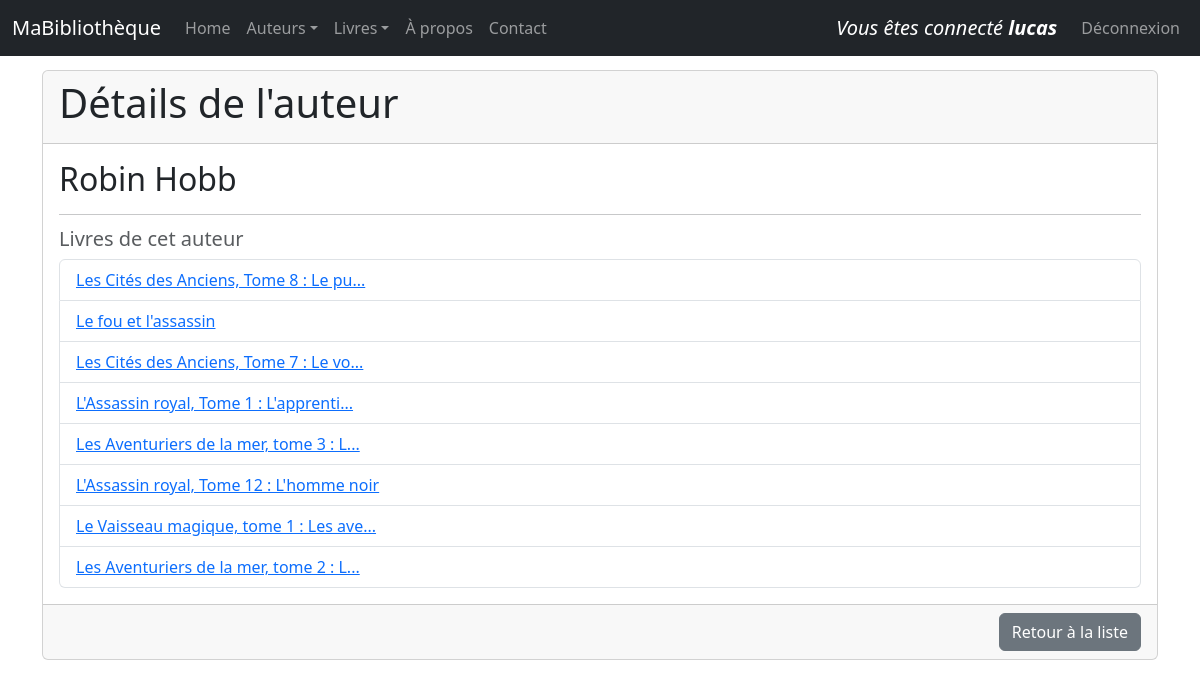
The app's page /auteurs/4/view/ (signed in) with its own data.
### monApp/models.py (models this page shows, shortened)
class User(db.Model, UserMixin):
    Login = db.Column (db.String(50), primary_key=True)
    Password = db.Column (db.String(64))
    from .app import login_manager
    @login_manager.user_loader
    def load_user(username):
        return User.query.get(username)

class Auteur(db.Model):
    idA = db.Column( db.Integer, primary_key=True )
    Nom = db.Column( db.String(100) )

class Livre(db.Model):
    idL = db.Column( db.Integer, primary_key=True )
    Prix = db.Column( db.Float )
    Titre = db.Column( db.String(255) )
    Url = db.Column( db.String(255) )
    Img = db.Column( db.String(255) )
    auteur_id = db.Column (db.Integer , db.ForeignKey ("auteur.idA") )
    auteur = db.relationship ("Auteur", backref =db.backref ("livres", lazy="dynamic") )

### monApp/views.py (the view)
@app.route('/auteurs/<idA>/view/')
def viewAuteur(idA):
    unAuteur = Auteur.query.get(idA)
    unForm = FormAuteur (idA=unAuteur.idA , Nom=unAuteur.Nom)
    return render_template("auteur_view.html",selectedAuteur=unAuteur, viewForm=unForm)

### monApp/templates/auteur_view.html
{% extends "base.html" %}
{% block main %}
<div class="card">
    <div class="card-header">
        <h1>Détails de l'auteur</h1>
    </div>
    <div class="card-body">
        <h2 class="card-title">{{ selectedAuteur.Nom }}</h2>
        <hr>
        <h5 class="card-subtitle mb-2 text-muted">Livres de cet auteur</h5>
        {% if selectedAuteur.livres.count() > 0 %}
            <ul class="list-group">
                {% for livre in selectedAuteur.livres %}
                    <li class="list-group-item">
                        <a href="{{ url_for('viewLivre', idL=livre.idL) }}">{{ livre.Titre }}</a>
                    </li>
                {% endfor %}
            </ul>
        {% else %}
            <p>Aucun livre n'est associé à cet auteur pour le moment.</p>
        {% endif %}
    </div>
    <div class="card-footer text-end">
        <a href="{{ url_for('getAuteurs') }}" class="btn btn-secondary">Retour à la liste</a>
    </div>
</div>
{% endblock %}

### monApp/templates/base.html (shortened to what this page needs)
<html>
<head>
    <link rel="stylesheet" href="{{ url_for('static', filename='css/style.css') }}">
    <link href="https://cdn.jsdelivr.net/npm/bootstrap@5.3.0/dist/css/bootstrap.min.css" rel="stylesheet">
</head>
<body>
    {% block navbar %}
    <nav class="navbar navbar-expand-md navbar-dark bg-dark fixed-top">
        <div class="container-fluid">
            <a class="navbar-brand">MaBibliothèque</a>
            <div class="collapse navbar-collapse" id="mainNavbar">
                <ul class="navbar-nav me-auto mb-2 mb-md-0">
                    <li class="nav-item">
                        <a class="nav-link" href="{{ url_for('index') }}">Home</a>
                    </li>
                    <li class="nav-item dropdown">
                        <a class="nav-link dropdown-toggle" href="#"
                           id="auteursDropdown" role="button" data-bs-toggle="dropdown"
                           aria-expanded="false">Auteurs</a>
                    </li>
                    <li class="nav-item dropdown">
                        <a class="nav-link dropdown-toggle" href="#"
                           id="livresDropdown" role="button" data-bs-toggle="dropdown"
                           aria-expanded="false">Livres</a>
                    </li>
                    <li class="nav-item">
                        <a class="nav-link" href="{{ url_for('about') }}">À propos</a>
                    </li>
                    <li class="nav-item">
                        <a class="nav-link" href="{{ url_for('contact') }}">Contact</a>
                    </li>
                </ul>
                <ul class="nav navbar-nav navbar-right">
                    {% if current_user.is_authenticated %}
                        <a class="navbar-brand"><em>Vous êtes connecté <strong>{{ current_user.Login}}</strong></em></a>
                        <li class="nav-item"><a class="nav-link" href="{{ url_for ('logout') }}">Déconnexion</a></li >
                    {% endif %}
                </ul>
            </div>
        </div>
    </nav>
    {% endblock %}
    {% block content %}
    <main id="main" role=" main" class=" container" style="margin-top:70px;">
        {% block main %}{% endblock %}
    </main>
    {% endblock %}
</body>
</html>

### monApp/static/style.css (style rules this page uses)
h1 { color : red; }
#main { margin-top: 5em; }
body { font-family: sans - serif; }

### records on screen
User: Login "lucas"
Auteur: Nom "Robin Hobb"
Livre: Titre "Les Cités des Anciens, Tome 8 : Le pu..."
Livre: Titre "Le fou et l'assassin"
Livre: Titre "Les Cités des Anciens, Tome 7 : Le vo..."
Livre: Titre "L'Assassin royal, Tome 1 : L'apprenti..."
Livre: Titre "Les Aventuriers de la mer, tome 3 : L..."
Livre: Titre "L'Assassin royal, Tome 12 : L'homme noir"
Livre: Titre "Le Vaisseau magique, tome 1 : Les ave..."
Livre: Titre "Les Aventuriers de la mer, tome 2 : L..."
